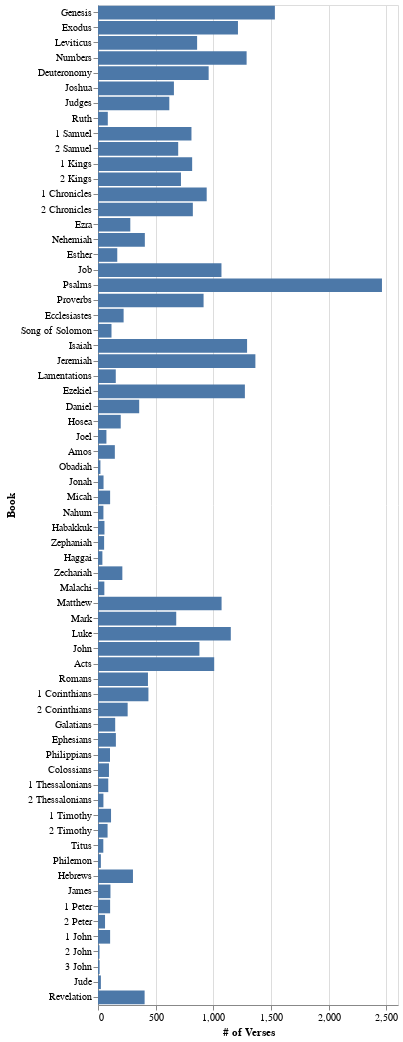

Here is the notebook cell this chart was saved with:
### Code cell
display(Markdown(f"### Verses / Book"))

chart_verse_count = (
    alt.Chart(verse_count_per_book)
    .mark_bar()
    .encode(
        x=alt.X("# of Verses:Q", title="# of Verses"),
        y=alt.Y("Book:N", sort=books, title="Book"),
        tooltip=["Book", "# of Verses"],
    )
    .properties(
                # title="# of Verses per Book",
                width='container',
                height=1000)
    .interactive()
)
display(chart_verse_count)

### Figure 1 — Vega-Lite specification as saved in the notebook (floating-point values rounded to 4 significant figures)
{"config": {"view": {"continuousWidth": 300, "continuousHeight": 300}}, "data": {"name": "data-a09ac204225fb57dfaee1e4d409df098"}, "mark": {"type": "bar"}, "encoding": {"tooltip": [{"field": "Book", "type": "nominal"}, {"field": "# of Verses", "type": "quantitative"}], "x": {"field": "# of Verses", "title": "# of Verses", "type": "quantitative"}, "y": {"field": "Book", "sort": ["Genesis", "Exodus", "Leviticus", "Numbers", "Deuteronomy", "Joshua", "Judges", "Ruth", "1 Samuel", "2 Samuel", "1 Kings", "2 Kings", "1 Chronicles", "2 Chronicles", "Ezra", "Nehemiah", "Esther", "Job", "Psalms", "Proverbs", "Ecclesiastes", "Song of Solomon", "Isaiah", "Jeremiah", "Lamentations", "Ezekiel", "Daniel", "Hosea", "Joel", "Amos", "Obadiah", "Jonah", "Micah", "Nahum", "Habakkuk", "Zephaniah", "Haggai", "Zechariah", "Malachi", "Matthew", "Mark", "Luke", "John", "Acts", "Romans", "1 Corinthians", "2 Corinthians", "Galatians", "Ephesians", "Philippians", "Colossians", "1 Thessalonians", "2 Thessalonians", "1 Timothy", "2 Timothy", "Titus", "Philemon", "Hebrews", "James", "1 Peter", "2 Peter", "1 John", "2 John", "3 John", "Jude", "Revelation"], "title": "Book", "type": "nominal"}}, "height": 1000, "params": [{"name": "param_15", "select": {"type": "interval", "encodings": ["x", "y"]}, "bind": "scales"}], "width": "container", "$schema": "https://vega.github.io/schema/vega-lite/v5.20.1.json", "datasets": {"data-a09ac204225fb57dfaee1e4d409df098": [{"Book": "1 Chronicles", "# of Verses": 942}, {"Book": "1 Corinthians", "# of Verses": 437}, {"Book": "1 John", "# of Verses": 105}, {"Book": "1 Kings", "# of Verses": 816}, {"Book": "1 Peter", "# of Verses": 105}, {"Book": "1 Samuel", "# of Verses": 810}, {"Book": "1 Thessalonians", "# of Verses": 89}, {"Book": "1 Timothy", "# of Verses": 113}, {"Book": "2 Chronicles", "# of Verses": 822}, {"Book": "2 Corinthians", "# of Verses": 257}, {"Book": "2 John", "# of Verses": 13}, {"Book": "2 Kings", "# of Verses": 719}, {"Book": "2 Peter", "# of Verses": 61}, {"Book": "2 Samuel", "# of Verses": 695}, {"Book": "2 Thessalonians", "# of Verses": 47}, {"Book": "2 Timothy", "# of Verses": 83}, {"Book": "3 John", "# of Verses": 14}, {"Book": "Acts", "# of Verses": 1007}, {"Book": "Amos", "# of Verses": 146}, {"Book": "Colossians", "# of Verses": 95}, {"Book": "Daniel", "# of Verses": 357}, {"Book": "Deuteronomy", "# of Verses": 959}, {"Book": "Ecclesiastes", "# of Verses": 222}, {"Book": "Ephesians", "# of Verses": 155}, {"Book": "Esther", "# of Verses": 167}, {"Book": "Exodus", "# of Verses": 1213}, {"Book": "Ezekiel", "# of Verses": 1273}, {"Book": "Ezra", "# of Verses": 280}, {"Book": "Galatians", "# of Verses": 149}, {"Book": "Genesis", "# of Verses": 1533}, {"Book": "Habakkuk", "# of Verses": 56}, {"Book": "Haggai", "# of Verses": 38}, {"Book": "Hebrews", "# of Verses": 303}, {"Book": "Hosea", "# of Verses": 197}, {"Book": "Isaiah", "# of Verses": 1292}, {"Book": "James", "# of Verses": 108}, {"Book": "Jeremiah", "# of Verses": 1364}, {"Book": "Job", "# of Verses": 1070}, {"Book": "Joel", "# of Verses": 73}, {"Book": "John", "# of Verses": 879}, {"Book": "Jonah", "# of Verses": 48}, {"Book": "Joshua", "# of Verses": 658}, {"Book": "Jude", "# of Verses": 25}, {"Book": "Judges", "# of Verses": 618}, {"Book": "Lamentations", "# of Verses": 154}, {"Book": "Leviticus", "# of Verses": 859}, {"Book": "Luke", "# of Verses": 1151}, {"Book": "Malachi", "# of Verses": 55}, {"Book": "Mark", "# of Verses": 678}, {"Book": "Matthew", "# of Verses": 1071}, {"Book": "Micah", "# of Verses": 105}, {"Book": "Nahum", "# of Verses": 47}, {"Book": "Nehemiah", "# of Verses": 406}, {"Book": "Numbers", "# of Verses": 1288}, {"Book": "Obadiah", "# of Verses": 21}, {"Book": "Philemon", "# of Verses": 25}, {"Book": "Philippians", "# of Verses": 104}, {"Book": "Proverbs", "# of Verses": 915}, {"Book": "Psalms", "# of Verses": 2461}, {"Book": "Revelation", "# of Verses": 404}, {"Book": "Romans", "# of Verses": 433}, {"Book": "Ruth", "# of Verses": 85}, {"Book": "Song of Solomon", "# of Verses": 117}, {"Book": "Titus", "# of Verses": 46}, {"Book": "Zechariah", "# of Verses": 211}, {"Book": "Zephaniah", "# of Verses": 53}]}}
